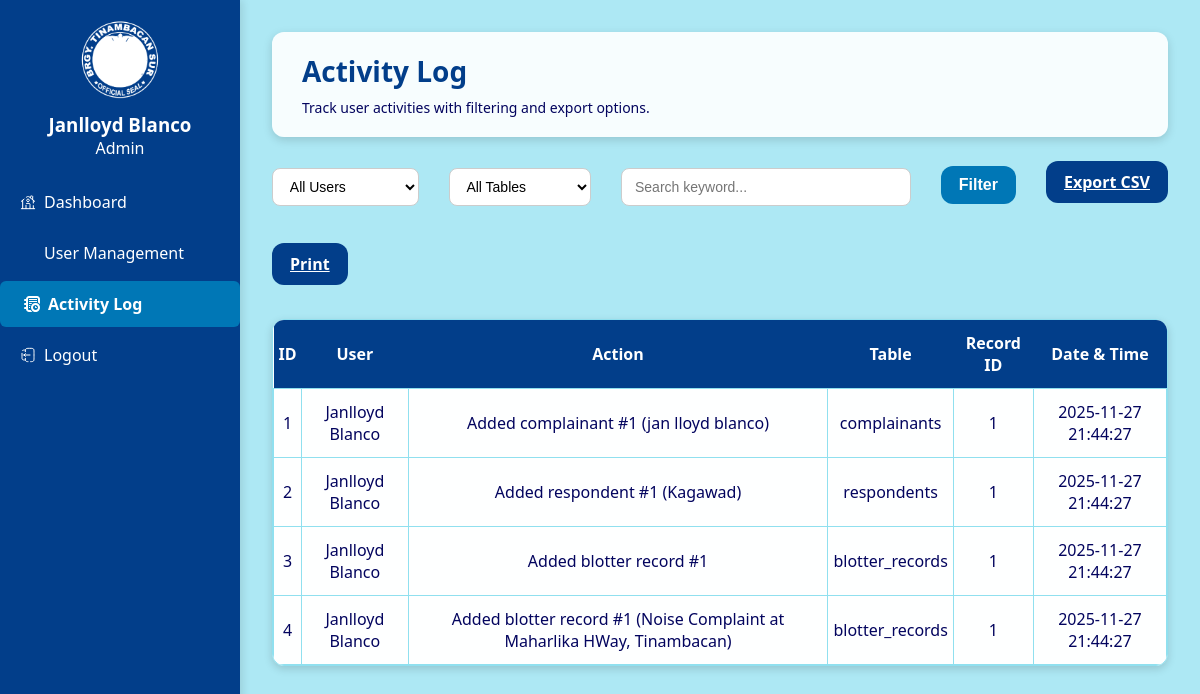
The app's page /activity_log.php (signed in) with its own data.
### tables this page shows
CREATE TABLE `activity_log` (
  `id` int(11) NOT NULL,
  `user_id` int(11) DEFAULT NULL,
  `action` varchar(255) NOT NULL,
  `log_time` datetime NOT NULL DEFAULT current_timestamp(),
  `table_name` varchar(50) DEFAULT NULL,
  `record_id` int(11) DEFAULT NULL
);

CREATE TABLE `users` (
  `id` int(11) NOT NULL,
  `full_name` varchar(200) NOT NULL,
  `username` varchar(80) NOT NULL,
  `password_hash` varchar(255) NOT NULL,
  `role` enum('Admin','Official','Secretary') NOT NULL DEFAULT 'Official',
  `status` enum('active','inactive') NOT NULL DEFAULT 'active',
  `created_at` timestamp NOT NULL DEFAULT current_timestamp(),
  `updated_at` timestamp NOT NULL DEFAULT current_timestamp() ON UPDATE current_timestamp()
);

### activity_log.php (the view, shortened to what this page needs)
<?php
require_once "includes/config.php";
$keyword       = $_GET['keyword'] ?? "";
$query = "
    SELECT a.id, a.action, a.log_time, a.table_name, a.record_id, u.full_name
    FROM activity_log a
    LEFT JOIN users u ON a.user_id = u.id
    WHERE 1
";
$query .= " ORDER BY a.log_time DESC";
$stmt = $conn->prepare($query);
$stmt->execute();
$result = $stmt->get_result();
$full_name = $_SESSION['full_name'];
$role = $_SESSION['role'];
?>
<!DOCTYPE html>
<html>
<head>
<link rel="stylesheet" href="assets/css/style.css">
</head>
<body class="dashboard">
<div class="sidebar">
    <div class="sidebar-header">
        <img src="assets/images/brgy.png" class="sidebar-logo">
        <h3><?= htmlspecialchars($full_name) ?></h3>
        <p><?= htmlspecialchars(ucfirst($role)) ?></p>
    </div>
    <ul class="sidebar-menu">
        <li><a href="dashboard.php"><img src="assets/icons/home.svg" class="sidebar-icon"> Dashboard</a></li>
        <li><a href="user_management.php"><img src="assets/icons/user.svg" class="sidebar-icon"> User Management</a></li>
        <li><a class="active" href="activity_log.php"><img src="assets/icons/act-logs.svg" class="sidebar-icon"> Activity Log</a></li>
        <li><a href="logout.php"><img src="assets/icons/logout.svg" class="sidebar-icon"> Logout</a></li>
    </ul>
</div>
<div class="main-content">
    <div class="page-header">
        <h1>Activity Log</h1>
        <p>Track user activities with filtering and export options.</p>
    </div>
    <form method="GET" class="filter-form">
        <select name="user">
            <option value="">All Users</option>
        </select>
        <select name="table">
            <option value="">All Tables</option>
        </select>
        <input type="text" name="keyword" placeholder="Search keyword..." value="<?= htmlspecialchars($keyword) ?>">
        <button type="submit" >Filter</button>
        <a href="activity_log_export.php" class="btn btn-primary" >Export CSV</a>
        <a href="#" class="btn btn-primary" onclick="window.print()">Print</a>
    </form>
    <div class="table-container">
        <table>
            <thead>
                <tr>
                    <th>ID</th>
                    <th>User</th>
                    <th>Action</th>
                    <th>Table</th>
                    <th>Record ID</th>
                    <th>Date & Time</th>
                </tr>
            </thead>
            <tbody>
            <?php if ($result->num_rows > 0): ?>
                <?php while ($row = $result->fetch_assoc()): ?>
                    <tr>
                        <td><?= $row['id'] ?></td>
                        <td><?= htmlspecialchars($row['full_name'] ?? 'Deleted User') ?></td>
                        <td><?= htmlspecialchars($row['action']) ?></td>
                        <td><?= htmlspecialchars($row['table_name'] ?? '-') ?></td>
                        <td><?= htmlspecialchars($row['record_id'] ?? '-') ?></td>
                        <td><?= $row['log_time'] ?></td>
                    </tr>
                <?php endwhile; ?>
            <?php else: ?>
                <tr><td colspan="6" style="text-align:center;">No activity found.</td></tr>
            <?php endif; ?>
            </tbody>
        </table>
    </div>
</div>
</body>
</html>

### records on screen
activity_log: id "1", user.full_name "Janlloyd Blanco", action "Added complainant #1 (jan lloyd blanco)", table_name "complainants", record "1", log_time "2025-11-27 21:44:27"
activity_log: id "2", user.full_name "Janlloyd Blanco", action "Added respondent #1 (Kagawad)", table_name "respondents", record "1", log_time "2025-11-27 21:44:27"
activity_log: id "3", user.full_name "Janlloyd Blanco", action "Added blotter record #1", table_name "blotter_records", record "1", log_time "2025-11-27 21:44:27"
activity_log: id "4", user.full_name "Janlloyd Blanco", action "Added blotter record #1 (Noise Complaint at Maharlika HWay, Tinambacan)", table_name "blotter_records", record "1", log_time "2025-11-27 21:44:27"

### other values on screen
$full_name "Janlloyd Blanco"
$role "Admin"
